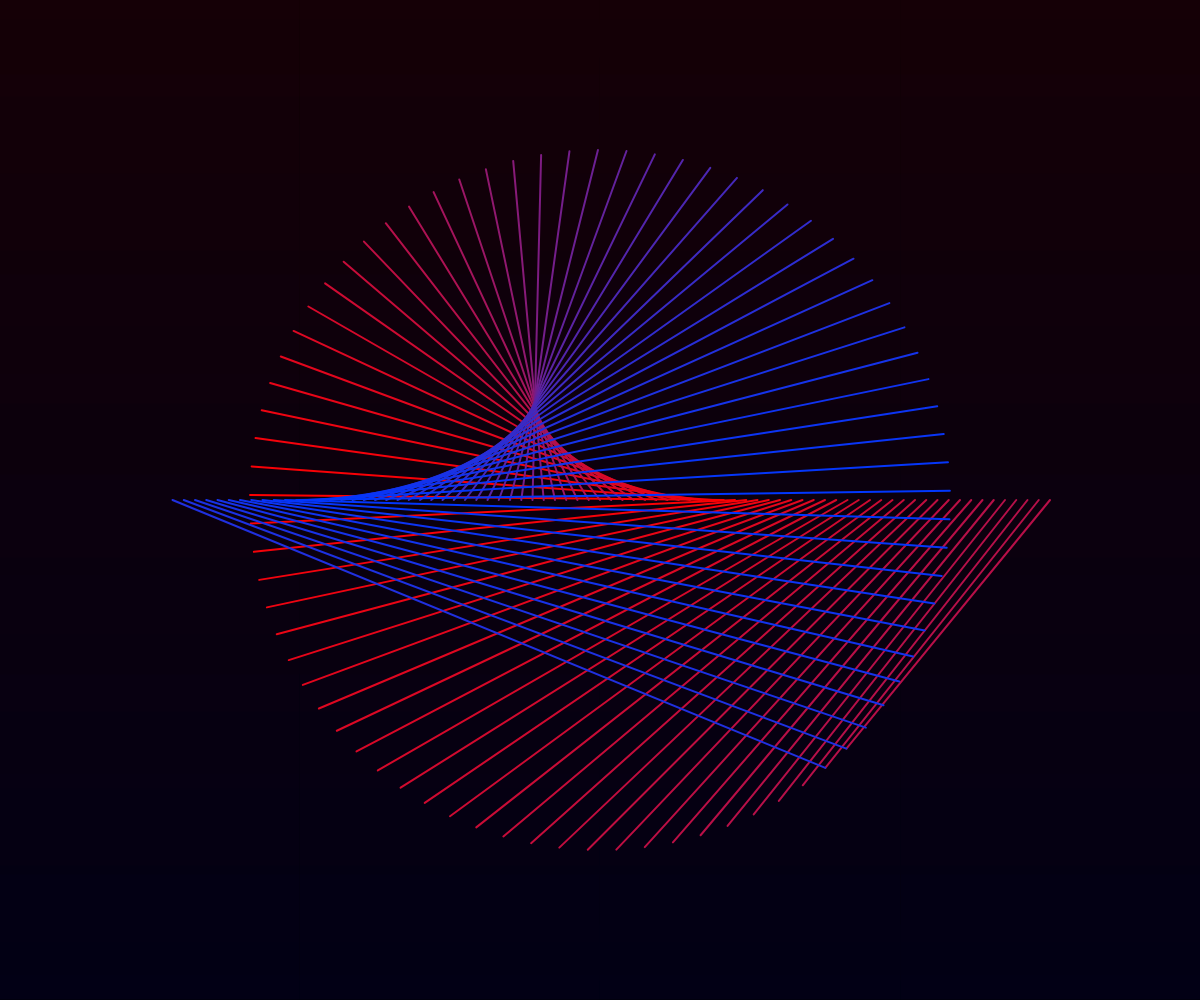
Frame 1 (no input)
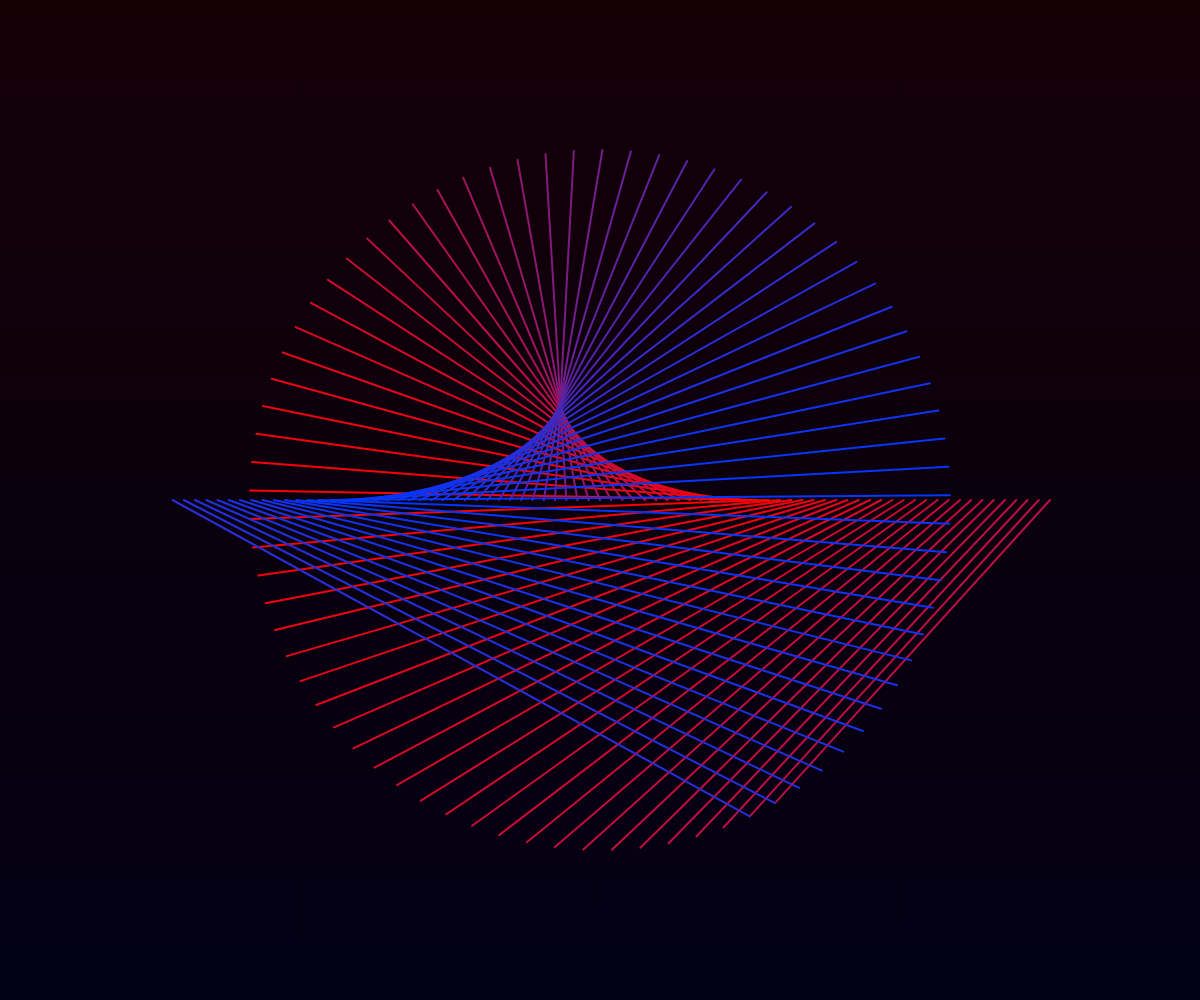
Frame 60 (no input)
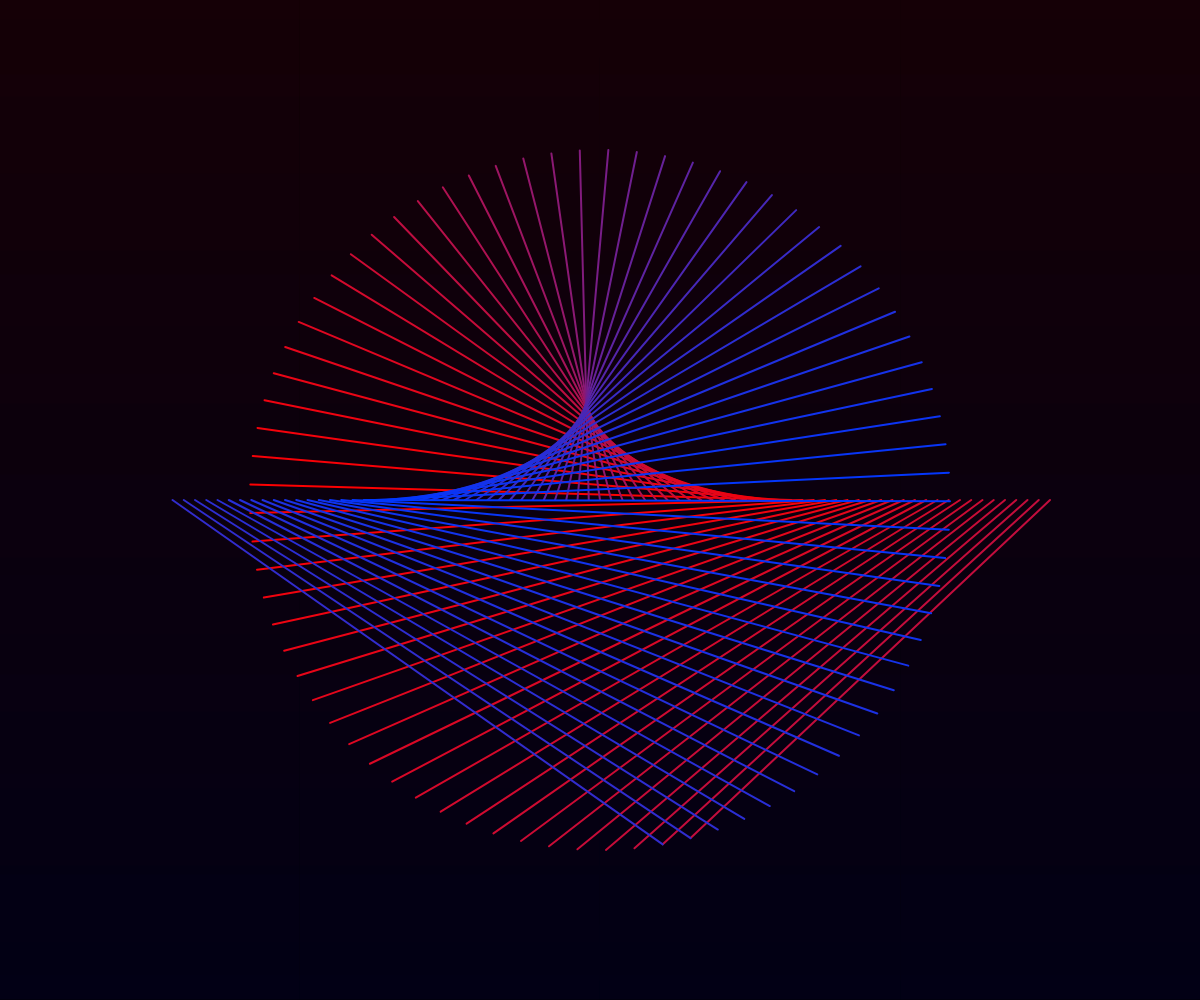
Frame 120 (the mouse pressed at the canvas centre since frame 60)

The p5.js sketch that drew these frames (run headless with seeded random() and noise() and a simulated clock; from frame 60 on, the mouse is pressed at the canvas centre):

// p5.js sketch
// ── sketch.js

var res = 80;
var s = 450;
var globalCircleAngleOffset;
var shapes;
var mx = 0;

    var rgbBackgroundGradientStart;
    var rgbBackgroundGradientEnd;
    var rgbForegroundGradientStart;
    var rgbForegroundGradientEnd;

function setup() {
	shapes = new Array();
	rgbBackgroundGradientStart = color    (28, 1, 8);
  rgbBackgroundGradientEnd   = color    (2, 0, 28);
  rgbForegroundGradientStart = color    (255, 0, 0);
  rgbForegroundGradientEnd   = color    (0, 55, 255);
	smooth(8);
	globalCircleAngleOffset = PI + HALF_PI / 2;
	createCanvas(windowWidth, windowHeight);
	colorMode(RGB, 255);
	shapes.push(makeHorizontalLine());
	shapes.push(makeCircle());
}

function draw() {
		drawBackground();
		s = windowHeight*.35;
		translate(width / 2, height / 2);
		rotate(PI);
		globalCircleAngleOffset = (PI + HALF_PI / 2) + radians(frameCount / 4);
		shapes[1] = makeCircle();
		drawShape();

}

function drawBackground() {
        background(0);
        for(var i = 0; i < height; i++){
            strokeWeight(1);
            var iN = map(i, 0, height, 0, 1);
            var c = lerpColor(rgbBackgroundGradientStart, rgbBackgroundGradientEnd, iN);
            stroke(c);
            line(0, i, width, i);
        }
    }


function drawShape() {
		beginShape();
		for (var i = 0; i < res - 1; i++) {
				var x0 = shapes[0][i].x;
				var y0 = shapes[0][i].y;
				var x1 = shapes[1][i].x;
				var y1 = shapes[1][i].y;
				var a = atan2(y1-y0, x1-x0);
				var aN = map(a, -PI, PI, 0, 1);
				strokeWeight(2);
        stroke(lerpColor(rgbForegroundGradientStart, rgbForegroundGradientEnd, abs(.5-aN)*2));
        line(x0, y0, x1, y1);
		}
}

function makeCircle() {
		var vertices = new Array(res);
		for (var i = 0; i < res; i++) {
				var x, y;
				var a = map(i, 0, res - 3, 0, TWO_PI);
				a += globalCircleAngleOffset;
				x = s * cos(a);
				y = s * sin(a);
				vertices[i] = createVector(x, y);
		}
		return vertices;
}

function makeHorizontalLine() {
		var vertices = new Array(res);
		for (var i = 0; i < vertices.length; i++) {
				var x = map(i, 0, vertices.length, -s, s);
				vertices[i] = createVector(x, 0);
		}
		return vertices;
}

// ── post.html
<!DOCTYPE html>
<html>
<head>
<title>Mountain</title>
<link rel="shortcut icon" type="image/png" href="https://krabcode.github.io/favicon.png"/>
<link rel="stylesheet" href="../../styles/sketch.css">
<script src="../../lib/p5.js"></script>
<script src="sketch.js"></script>
</head>
<body>
</body>
<header class="noselect">
</header>
</html>
